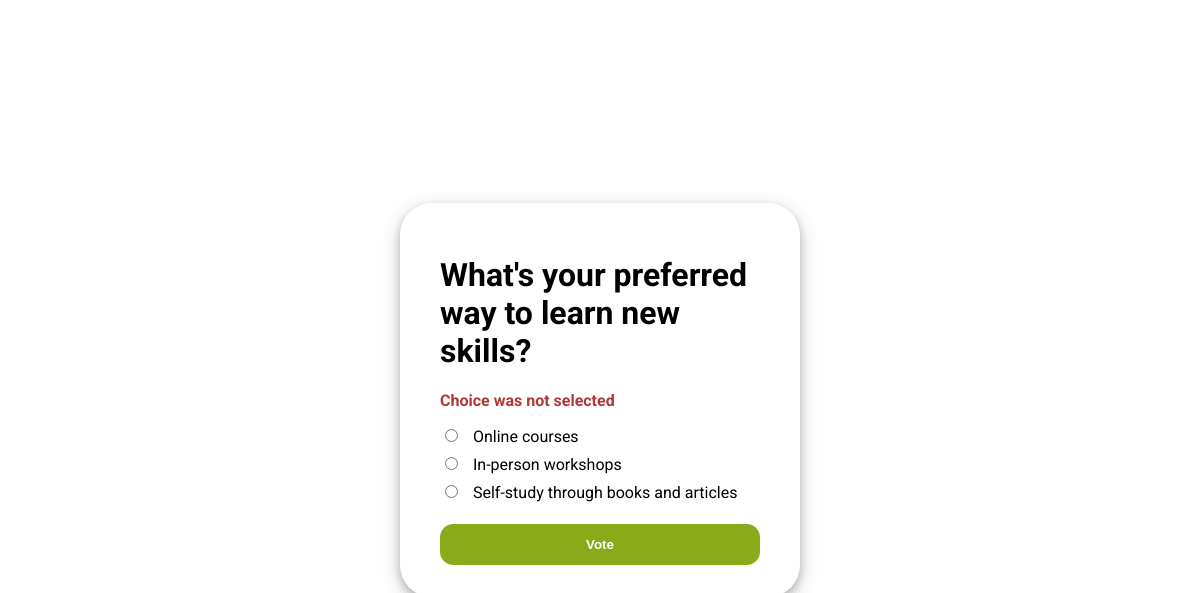
The page /polls/4/vote/ on the database its author committed.
### polls/models.py (models this page shows, shortened)
class Question(models.Model):
    question_text = models.CharField(max_length=200)
    pub_date = models.DateTimeField("date published")

class Choice(models.Model):
    choice_text = models.CharField(max_length=200)
    votes = models.IntegerField(default=0)
    question = models.ForeignKey(Question, on_delete=models.CASCADE)

### polls/views.py (the view)
# urls.py: path('<int:question_id>/vote/', views.vote, name='vote'),
def vote(request, question_id):
    question = get_object_or_404(Question, pk=question_id)
    try:
        choice_id = request.POST['choice']
        selected_choice = question.choice_set.get(pk=choice_id)
    except (KeyError, Choice.DoesNotExist):
        context = {
            'question': question,
            'error_message': 'Choice was not selected',
            }
        return render(request, 'polls/detail.html', context)
    else:
        selected_choice.votes = F('votes') + 1
        selected_choice.save()
        return HttpResponseRedirect(reverse('polls:results', args=(question_id,)))

### polls/templates/polls/detail.html (shortened to what this page needs)
{% extends "polls/base.html" %}
{% load static %}
{% block style %}
    <link rel="stylesheet" href="{% static 'polls/css/detailStyle.css' %}">
{% endblock %}
{% block content %}
<main>
    <div id="form-container">
        <form action="{% url 'polls:vote' question.id %}" method="POST">
            <div id="question-text">
                <h1>{{ question.question_text }}</h1>
            </div>
            <div>
                {% if error_message %}
                    <p class="error-msg">
                        <strong>{{ error_message }}</strong>
                    </p>
                {% endif %}
                {% for choice in question.choice_set.all %}
                    <div class="choice-container">
                        <input type="radio" name="choice" id="choice{{ forloop.counter }}" value="{{ choice.id }}">
                        <label for="choice{{ forloop.counter }}">{{ choice.choice_text }}</label>
                    </div>
                {% endfor %}
            </div>
            <div>
                <input type="submit" value="Vote" id="btn-vote">
            </div>
        </form>
    </div>
</main>
{% endblock  %}

### polls/static/polls/css/style.css (style rules this page uses)
* { box-sizing: border-box; }
body { font-family: "Roboto", system-ui; font-weight: 400; font-style: normal; margin: 0; }
main { height: 100dvh; display: flex; align-items: center; justify-content: center; }

### polls/static/polls/css/detailStyle.css (style rules this page uses)
#form-container { width: 80%; max-width: 400px; padding: 2em 2.5em; border-radius: 2em; box-shadow: 0 4px 8px 0 rgba(0, 0, 0, 0.2), 0 6px 20px 0 rgba(0, 0, 0, 0.19); }
#question-text { text-align: left; }
.error-msg { color: #b13737 }
#btn-vote { width: 100%; padding: 1em 2em; border: none; border-radius: 1em; font-weight: bold; margin-top: 1em; background-color: #8BAA1A; color: #fff; }
.choice-container { margin-bottom: 0.5em; }
.choice-container label { margin-left: 0.5em; }

### rows shown on the page
Question: question_text "What's your preferred way to learn new skills?"
Choice: choice_text "Online courses"
Choice: choice_text "In-person workshops"
Choice: choice_text "Self-study through books and articles"

### other values the page prints
{{ error_message }} "Choice was not selected"
